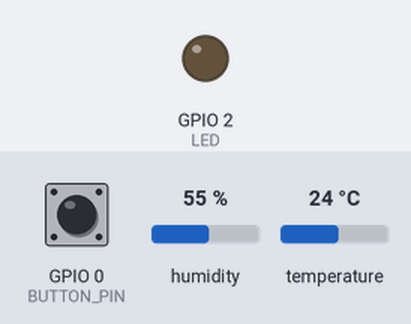
Simulated run of this sketch. Board: ESP32. Shown: output pins drawn as LEDs (lit = HIGH). Dashed ring = blinking. The inputs (shaded band) are chosen by the test bench; at power-on: GPIO 0 (BUTTON_PIN) HIGH, humidity 55 %, temperature 24 °C. WiFi joins after 1.5 s; servers stay silent unless stated; no MQTT or app messages arrive unless stated; what the sketch prints to the serial monitor is not drawn.

Above: at 2.7 s.
2.8 s: GPIO 0 (BUTTON_PIN) pulled LOW for 3.2 s
At 3.3 s:
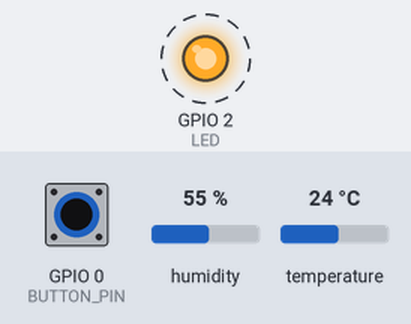
Timing chart, 0 to 8.4 s (numbered marks = the images above; inputs shaded):
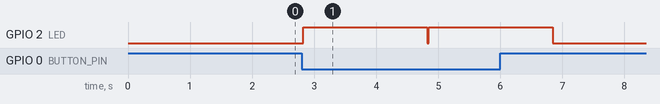

Measured:
- after the input at 2.8 s, GPIO 2 (LED): alternates HIGH for 2.0 s and LOW for 0.02 s, 4 changes in all, then stays LOW, starting at once

The sketch:

ESP32_Publisher_DHT_Sensor.ino
```cpp
/*
 *
 * ESP32 PUBLISHER to topic test_topic
 *
 */

#include <WiFi.h> // include WiFi library
#include <PubSubClient.h> // Include library to create a client MQTT

// For humidity sensor
#include "DHT.h" // include library used for sensor
#define DHTPIN 4 //Define the pin of ESP32 that the sensor sends data
#define DHTTYPE DHT11 //define wich type of sensor it's
DHT dht(DHTPIN, DHTTYPE); //create an instance of DHT sensor
// -------------------------------------------------------------------

const char* ssid     = "<put-your-SSID-here>";            // The SSID (name) of the Wi-Fi network you want to connect to
const char* password = "<put-your-password-here>";     // The password of the Wi-Fi network

const char* mqttServer = "<put-your-mqttserverip-here>";           // The IP address of your MQTT Broker
const int mqttPort = 1883;                         // The TCP port of your MQTT Broker
const char* mqttUser = "<put-your-mqttuser-here>";               // MQTT client user
const char* mqttPassword = "<put-your-mqttpassword-here>";  // MQTT client password

WiFiClient espClient_1;                             // Define the client that allows us to transmit by WiFi. Must be differet for each MQQT client that you want to connect to a MQTT Broker
PubSubClient client(espClient_1);                   // Define the MQTT client that will access the MQTT Broker.

char payload[512];                                  // It will be the message to RECEIVE                                             //Incremental value to test the topic

const int BUTTON_PIN = 0; // constant for button
// Define led constant
#define LED 2

void setup() {
  Serial.begin(115200);         // Start the Serial communication to send messages to the computer
  delay(10);
  Serial.println('\n');

  // Initialize sensor
  dht.begin();

  // Set pin mode
  pinMode(LED,OUTPUT);
  pinMode(BUTTON_PIN, INPUT_PULLUP);

  digitalWrite(LED,LOW);

  /*Connecting ESP32 to WiFi */
  WiFi.begin(ssid, password);             // Connect to the network
  Serial.print("Connecting to ");
  Serial.print(ssid);

  while (WiFi.status() != WL_CONNECTED) { // Wait for the Wi-Fi to connect
    delay(500);
    Serial.print('.');
  }

  Serial.println('\n');
  Serial.println("Connection established!");
  Serial.print("IP address:\t");
  Serial.println(WiFi.localIP());         // Send the IP address of the ESP32 to the computer

  /*Connecting ESP32 to MQTT Broker, subscribing and receivin messages */
  client.setServer(mqttServer, mqttPort); //configure the PubSubClient with the adress and port

  while (!client.connected()) { // While mqtt client it's not connected stay at loop
    Serial.println("Trying to connect to MQTT");

    if (client.connect("espClient_1", mqttUser, mqttPassword )) { // connect to broker (return true if connect, false if not)
      Serial.println("connected");
    } else {
      Serial.print("failed with state ");
      Serial.print(client.state());
      delay(2000);
    }
  }
}

void loop() {

  // Send the message only when press the button
  if (digitalRead(BUTTON_PIN) == LOW) {
    float t = dht.readTemperature(); // function to read temperature from dht11
    float h = dht.readHumidity(); // function to read humity from dht11

    if (isnan(h) || isnan(t)) { // check if sensor get correctly the temp and humity, if not try it again
      Serial.println("Failed to read from DHT sensor!");
      return;
    }

    Serial.print("The message of the Test Topic: ");
    //Serial.print("temperature: %f\t Humidity: %f %", t, h);

    sprintf(payload, "temperature: %f\t Humidity: %f %", t, h);
    if (client.publish("<put-your-topic-here>", payload)) {
      Serial.println("Sent to broker");
      // Blink LED when send the message
      digitalWrite(LED,HIGH);
    }
    delay(1000);
    // after 1 sec stop the LED
    digitalWrite(LED,LOW);
  }
}
```
